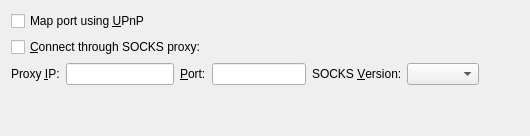
     <widget class="QWidget" name="tabNetwork">
      <attribute name="title">
       <string>&amp;Network</string>
      </attribute>
      <layout class="QVBoxLayout" name="verticalLayout_Network">
       <item>
        <widget class="QCheckBox" name="mapPortUpnp">
         <property name="toolTip">
          <string>Automatically open the RIchCoin client port on the router. This only works when your router supports UPnP and it is enabled.</string>
         </property>
         <property name="text">
          <string>Map port using &amp;UPnP</string>
         </property>
        </widget>
       </item>
       <item>
        <widget class="QCheckBox" name="connectSocks">
         <property name="toolTip">
          <string>Connect to the RIchCoin network through a SOCKS proxy (e.g. when connecting through Tor).</string>
         </property>
         <property name="text">
          <string>&amp;Connect through SOCKS proxy:</string>
         </property>
        </widget>
       </item>
       <item>
        <layout class="QHBoxLayout" name="horizontalLayout_Network">
         <item>
          <widget class="QLabel" name="proxyIpLabel">
           <property name="text">
            <string>Proxy &amp;IP:</string>
           </property>
           <property name="textFormat">
            <enum>Qt::PlainText</enum>
           </property>
           <property name="buddy">
            <cstring>proxyIp</cstring>
           </property>
          </widget>
         </item>
         <item>
          <widget class="QValidatedLineEdit" name="proxyIp">
           <property name="maximumSize">
            <size>
             <width>164</width>
             <height>39</height>
            </size>
           </property>
           <property name="toolTip">
            <string>IP address of the proxy (e.g. 127.0.0.1)</string>
           </property>
           <property name="styleSheet">
            <string notr="true"></string>
           </property>
          </widget>
         </item>
         <item>
          <widget class="QLabel" name="proxyPortLabel">
           <property name="text">
            <string>&amp;Port:</string>
           </property>
           <property name="textFormat">
            <enum>Qt::PlainText</enum>
           </property>
           <property name="buddy">
            <cstring>proxyPort</cstring>
           </property>
          </widget>
         </item>
         <item>
          <widget class="QLineEdit" name="proxyPort">
           <property name="maximumSize">
            <size>
             <width>94</width>
             <height>39</height>
            </size>
           </property>
           <property name="toolTip">
            <string>Port of the proxy (e.g. 9050)</string>
           </property>
           <property name="styleSheet">
            <string notr="true"></string>
           </property>
          </widget>
         </item>
         <item>
          <widget class="QLabel" name="socksVersionLabel">
           <property name="text">
            <string>SOCKS &amp;Version:</string>
           </property>
           <property name="textFormat">
            <enum>Qt::PlainText</enum>
           </property>
           <property name="buddy">
            <cstring>socksVersion</cstring>
           </property>
          </widget>
         </item>
         <item>
          <widget class="QValueComboBox" name="socksVersion">
           <property name="toolTip">
            <string>SOCKS version of the proxy (e.g. 5)</string>
           </property>
           <property name="styleSheet">
            <string notr="true"></string>
           </property>
          </widget>
         </item>
         <item>
          <spacer name="horizontalSpacer_Network">
           <property name="orientation">
            <enum>Qt::Horizontal</enum>
           </property>
           <property name="sizeHint" stdset="0">
            <size>
             <width>40</width>
             <height>20</height>
            </size>
           </property>
          </spacer>
         </item>
        </layout>
       </item>
       <item>
        <spacer name="verticalSpacer_Network">
         <property name="orientation">
          <enum>Qt::Vertical</enum>
         </property>
         <property name="sizeHint" stdset="0">
          <size>
           <width>20</width>
           <height>40</height>
          </size>
         </property>
        </spacer>
       </item>
      </layout>
     </widget>
